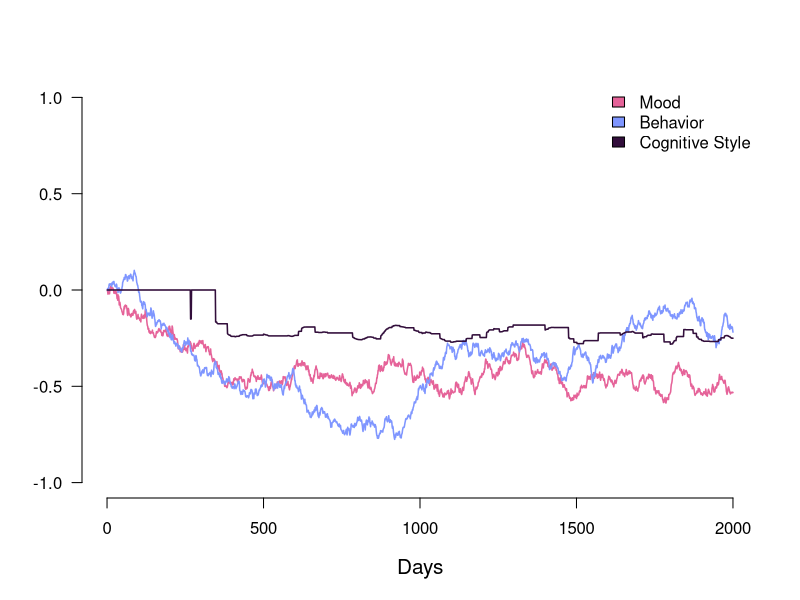

Write R code to recreate this figure. (Note: a time limit stopped this script after it produced the figure.)
# A Computational Model of Depression

# This code produces a computational model of depression. Section 1 sets up and
# builds the model step by step. First, the differential equations and initial
# and default values are defined. Then, the function that carries out the 
# simulation is defined. Finally, an example of how the model can be run and
# visualized is provided.

# Section 2 contains the code for running and visualizing the simulations that
# were reported. Simulation 1a simulates the system for one year (N=10,000)
# and checks the one-year prevalence rate. Simulation repeats simulation 1a
# 10 times, checking the prevalence rate for each simulated dataset. Simulation
# 2 simulates the system for two years (N=10,000) and checks the average length
# of a depressive episode. Simulation 3 picks a subset from Simulation 2 and 
# plots mood against environmental stimuli.


# SECTION 1=====================================================================


# Differential Equations--------------------------------------------------------

# Mood
dM_dt <- function(M,
                  B,
                  E,
                  k_B_M,
                  h_B_M,
                  r_M) {
  r_M * (1/(1 + exp(- k_B_M * (B + h_B_M + E))) - M) + rnorm(1, mean = 0, sd = 10)
}


# Behavioral Activity
dB_dt <- function(B,
                  M,
                  k_M_B,
                  h_M_B,
                  r_B) {
  r_B * (1/(1 + exp(- k_M_B * (M + h_M_B))) - B) + rnorm(1, mean = 0, sd = 10)
}


# Cognitive Style
dC_dt <- function(C,
                  weightedM,
                  cr_M_C,
                  r_M_C) {
  ifelse(weightedM >= cr_M_C,
         abs(r_M_C * weightedM),
         ifelse(weightedM <= -cr_M_C,
                -abs(r_M_C * weightedM), 0))
}


# Defaults----------------------------------------------------------------------

# Parameter defaults
pars_default <- list("B" = list("r_B" = 0.05, # intrinsic rate of B
                                "k_M_B" = 20, # threshold at which M leads to B
                                "h_M_B" = 0.4), # rate at which M leads to B
                     "M" = list("r_M" = 0.05, # intrinsic rate of M
                                "k_B_M" = 20, # threshold at which B leads to M
                                "h_B_M" = 0.4), # rate at which B leads to M
                     "C" = list("cr_M_C" = 0.3,
                                "r_M_C" = 0.5))


# Initial defaults
initial_default <- list("B" = 0,
                        "M" = 0,
                        "C" = 0,
                        "E" = 0)

# Simulation defaults
sim_default <- list("stepsize" = .001)




# Simulate----------------------------------------------------------------------
simDepression <- function(time, # integer vector 1:n, indicating the time interval, where 1 is one "day"
                          stepsize = NULL, # stepsize; <= 1
                          parameters = NULL, # specify parameter values for the model
                          initial = NULL, # specify initial values for state variables
                          pbar = TRUE) # progress bar
  {
  
  # Setup Step 0: Overwrite default with specified parameters/initial values
  
  ## Overwrite default parameters, if specified
  PS <- pars_default
  
  # Parameters specified?
  if (!is.null(parameters)) {
    
    names_list_def <- names(pars_default)
    names_list_spec <- names(parameters)
    n_spec <- length(names_list_spec)
    
    # Loop over specified upper level list entries
    for (i in 1:n_spec) {
      pars_spec_i <- parameters[[names_list_spec[i]]]
      n_pars_spec_i <- length(pars_spec_i)
      names_list_spec_j <- names(pars_spec_i)
      for(j in 1:n_pars_spec_i) {
        PS[[names_list_spec[i]]][[names_list_spec_j[j]]] <- parameters[[names_list_spec[i]]][[names_list_spec_j[j]]]
      }
    }
  }
  
  ## Overwrite default starting values, if specified
  INI <- initial_default
  
  # Initial values specified?
  if (!is.null(initial)) {
    
    names_list_ini_def <- names(initial_default)
    names_list_ini_def <- names(initial)
    n_spec_ini <- length(names_list_ini_def)
    
    for (i in 1:n_spec_ini) {
      INI[[names_list_ini_def[i]]] <- initial[[names_list_ini_def[i]]]
    }
    
  }
  
  ## Specify simulation parameters, if not previously specified
  if (is.null(stepsize)) {
    stepsize <- sim_default$stepsize
  }
  
  # Setup Step 1: Import time scale and default parameters
  
  range_time <- range(time) # range of time steps, 1:number of specified iterations
  
  
  # Setup Step 2: Specify components
  
  # Set initial values
  B <- INI$B # behavioral activity
  M <- INI$M # mood
  C <- INI$C # cognitive style
  E <- INI$E # environment
  
  
  # Setup Step 3: Specify additional parameters
  
  # Initial Cognitive Style parameters 
  PS$B$k_M_B <- 20 - 10 * 0.10^C
  PS$B$h_M_B <- 0.25^C
  
  # Create storage
  outmat <- matrix(NA, nrow = length(time), ncol = 4,
                   dimnames = list(NULL, c("B", "M", "C", "E")))
  
  # Save initial values
  outmat[1, ] <- c(B, M, C, E)
  weightedM <- 0
  
  # Track time with a time-tracker
  obs_tracker <- 2 # the first observation has already been taken, so next save 
  # point is the second one
  
  # Simulation Step 1: 'For Loop' that carries out simulation
  
  # Setup progress bar
  if (pbar == TRUE) {
    pb <- txtProgressBar(min = 1, max = length(time), initial = 1,
                         char = "-", style = 3)
  }
  
  # The For Loop
  for (obs_tracker in 2:length(time)) {
    
    # Simulation Step 1: Fast Model Situations
    
    # Update other variables based on past
    
    ## Create new values
    
    # Behavioral activity
    Bnew <- B + dB_dt(B = B,
                      M = M,
                      k_M_B = PS$B$k_M_B,
                      h_M_B = PS$B$h_M_B,
                      r_B = PS$B$r_B) * stepsize
    
    # Mood 
    Mnew <- M + dM_dt(M = M,
                      B = B,
                      E = E,
                      k_B_M = PS$M$k_B_M,
                      h_B_M = PS$M$h_B_M,
                      r_M = PS$M$r_M) * stepsize
    
    # Environment
    # The probability of E switching increases the longer it has stayed the same
    if (obs_tracker > 1) {
      prev_E <- outmat[obs_tracker - 1, "E"]
      current_chunk_length <- 0
      for (i in (obs_tracker - 1):1) {
        if (outmat[i, "E"] == prev_E) {
          current_chunk_length <- current_chunk_length + 1
        } else {
          break
        }
      }
      if (current_chunk_length >= 7) {
        switch_prob <- 0.1  # High probability of switching if current chunk is long
      } else {
        switch_prob <- 0.1 * (7 - current_chunk_length)  # Decrease probability as chunk gets longer
      }
      if (runif(1) < switch_prob) {
        Enew <- sample(c(-1, 0, 1), size = 1, prob = c(1/3, 1/3, 1/3), replace = TRUE)
      } else {
        Enew <- prev_E
      }
    } else {
      Enew <- E
    }
    
    
    # Overwrite current values
    B <- Bnew
    M <- Mnew
    E <- Enew
    
    # Update weightedM
    
    weights <- sort((1/(1:30))/sum(1/(1:30)), decreasing = FALSE) # create
    # weights for determining the relative importance of the past month's mood,
    # the weights follow y = 1/x
    
    if (i >= 30) {
      weightedM <- weighted.mean(x = outmat[(i-29):i, "M"],
                                 weights = weights)
    } else {
      weightedM <- 0
    }
    
    # Update cognitive style
    Cnew <- dC_dt(C = C,
                  weightedM = weightedM,
                  cr_M_C = PS$C$cr_M_C,
                  r_M_C = PS$C$r_M_C) # + C
    
    # Overrride cognitive style
    C <- Cnew
    
    # Update parameters determined by cognitive style
    PS$B$k_B_M <- 20 - 10 * 0.1^C
    PS$B$h_B_M <- 1.1^C
    
    
    # Save current values to the output matrix
    outmat[obs_tracker, ] <- c(B, M, C, E)
    
    # Update observation tracker
    obs_tracker <- obs_tracker + 1
    
    # Update progress bar
    if (pbar == TRUE) {
      setTxtProgressBar(pb, obs_tracker)
    }
    
  }
  
  # Simulation Step 2: Specify function's output
  
  outmat <- as.data.frame(outmat)
  
  outlist <- list("outmat" = outmat,
                  "input" = list("parameters" = PS,
                                 "initial" = INI))
  return(outlist)
  
}


# Run and visualize model: Example----------------------------------------------

out <- simDepression(time = 1:2000)

# Store results
results <- out$outmat
plot.new()
plot.window(xlim = c(0, length(results$M)), ylim = c(-1, 1))
axis(1); axis(2, las = 2)
mtext("Days", side = 1, line = 3, cex = 1.25)
lines(results$M, col = "#E56399", lwd = 1.5)
lines(results$B, col = "#7F96FF", lwd = 1.5)
lines(results$C, col = "#320E3B", lwd = 1.5)
legend("topright", legend = c("Mood", "Behavior", "Cognitive Style"), 
       bty = "n", cex = 1, fill = c("#E56399", "#7F96FF", "#320E3B"))

# ==============================================================================







# SECTION 2=====================================================================


# Simulation 1a-----------------------------------------------------------------

# Simulate the system for a year for N=10,000 (vary starting values for M, B, C)
# track who was above/below a certain threshold for two weeks or longer

# Modify the initial_default list with mean values
initial_default <- list("B" = list("mean" = 0, "sd" = 0.25),
                        "M" = list("mean" = 0, "sd" = 0.25),
                        "C" = list("mean" = 0, "sd" = 0.25), 
                        "E" = 0)

# Simulation function with modifications
simDepressionModified <- function(n, time, stepsize = NULL, 
                                  parameters = NULL, initial = NULL, 
                                  progbar = TRUE) {
  # Create a list to store the output matrices for each individual
  outputList <- vector("list", n)
  
  # Create a text progress bar
  if (progbar) {
    progb <- txtProgressBar(min = 0, max = n, style = 3)
  }
  
  # Loop over the number of individuals
  for (i in 1:n) {
    # Draw random initial values from normal distributions
    initialModified <- list("B" = rnorm(1, mean = initial$B$mean, 
                                        sd = initial$B$sd)[1],
                            "M" = rnorm(1, mean = initial$M$mean, 
                                        sd = initial$M$sd)[1],
                            "C" = rnorm(1, mean = initial$C$mean, 
                                        sd = initial$C$sd)[1],
                            "E" = initial$E)
    
    # Simulate depression dynamics for the current individual
    simulation <- simDepression(time = time, 
                                stepsize = stepsize, 
                                parameters = parameters, 
                                initial = initialModified, 
                                pbar = FALSE)
    
    # Store the output matrix for the current individual
    outputList[[i]] <- simulation$outmat
    
    # Update progress bar
    if (progbar == TRUE) {
      setTxtProgressBar(progb, i)
    }
    
  }
  
  return(outputList)
}

# Simulate 10000 individuals over one year
n1 <- 10000
time1 <- 1:365

# Define the initial values with mean and standard deviation
initial_modified <- list("B" = list("mean" = initial_default$B$mean, 
                                    "sd" = initial_default$B$sd),
                         "M" = list("mean" = initial_default$M$mean, 
                                    "sd" = initial_default$M$sd),
                         "C" = list("mean" = initial_default$C$mean, 
                                    "sd" = initial_default$C$sd),
                         "E" = initial_default$E)


# Simulate
output1 <- simDepressionModified(n = n1, time = time1, 
                                 initial = initial_modified)

# Set depression threshold
threshold_mood <- -0.5

# Calculate the proportion of individuals classified as depressed
depressedCount <- 0
for (i in 1:n1) {
  # Check if there is a consecutive period of 14 days or longer with mood below -0.75
  mood <- output1[[i]][, "M"] < threshold_mood
  depressedPeriods <- rle(mood)
  
  # Check if there is a period of 14 consecutive days or longer
  if (any(depressedPeriods$lengths[depressedPeriods$values] >= 14)) {
    depressedCount <- depressedCount + 1
  }
}
depressedCount / n1  # Proportion depressed in one year


# Prep for plotting
output_sub <- output1[sample(1:length(output1), size = 100, replace = FALSE)]

# Extract values from column "M" for each participant
column_M <- sapply(output_sub, function(mat) mat[, "M"])

# Create a new matrix with values from column "M"
mood_mat <- matrix(unlist(column_M), nrow = 365, 
                   ncol = 100)

# Create the depression matrix
depression_mat <- ifelse(mood_mat < -0.5, 1, 0)

# Only count episodes of 2 weeks or longer
depression_mat_dep <- depression_mat
# Iterate over each column (participant)
for (col in 1:ncol(depression_mat)) {
  # Initialize variables to track the start and end of the current episode
  episode_start <- 1
  episode_end <- 1
  
  # Iterate over each row (day)
  for (row in 2:nrow(depression_mat)) {
    # Check if the current day is part of the current episode
    if (depression_mat[row, col] == 1 && depression_mat[row - 1, col] == 1) {
      # Update the episode end
      episode_end <- row
    } else {
      # Check the length of the current episode
      episode_length <- episode_end - episode_start + 1
      
      # If the episode is shorter than 14 days, assign 0s
      if (episode_length < 14) {
        depression_mat_dep[episode_start:episode_end, col] <- 0
      }
      
      # Start a new episode
      episode_start <- row
      episode_end <- row
    }
  }
  
  # Check the length of the last episode in the column
  episode_length <- episode_end - episode_start + 1
  
  # If the last episode is shorter than 14 days, assign 0s
  if (episode_length < 14) {
    depression_mat_dep[episode_start:episode_end, col] <- 0
  }
}

# Transform
depression_mat_t <- t(depression_mat_dep)

# Plot
my_palette <- c("#FFFFFF", "#C38D94")
image(1:ncol(depression_mat_t), 1:nrow(depression_mat_t),
      t(depression_mat_t), col = my_palette,
      axes = FALSE, xlab = "", ylab = "")
tick_positions <- seq(1, ncol(depression_mat_t), length.out = 13)
image(1:ncol(depression_mat_t), 1:nrow(depression_mat_t),
      t(depression_mat_t), col = my_palette,
      axes = FALSE, xlab = "", ylab = "")
axis(1, at = tick_positions, labels = FALSE, tck = -0.02, lwd = 0.5)
axis(3, at = tick_positions, labels = FALSE, tck = 0, lwd = 0, line = -0.2)
text(seq(15, 345, length.out = 12), -12, cex = 0.8,
     1:12, xpd = TRUE, srt = 0, adj = 0.5)
mtext("One-Year Period", side = 1, line = 2.5)
title(main = "Prevalence of depressive episodes over a one-year period (N=100)",
      cex.main = 0.9)
legend(legend = c("In a depressive episode"), fill = "#C38D94",
       bty = "n", title = "", cex = 0.8, xpd = TRUE,
       x = 125, y = 125
)




# Simulation 1b-----------------------------------------------------------------

# Simulate the system for N=10,000 10 times to extract 10 prevalence rates

n_simulations <- 10
prevalence_rates <- numeric(n_simulations)
for (sim in 1:n_simulations) {
  
  n <- 10000
  time <- 1:365
  output <- simDepressionModified(n = n, time = time, initial = initial_modified)
  
  # Calculate the proportion of individuals classified as depressed
  depressedCount <- 0
  
  for (i in 1:n) {
    # Check if there is a consecutive period of 14 days or longer with mood below -0.75
    mood <- output[[i]][, "M"] < threshold_mood
    depressedPeriods <- rle(mood)
    
    # Check if there is a period of 14 consecutive days or longer
    if (any(depressedPeriods$lengths[depressedPeriods$values] >= 14)) {
      depressedCount <- depressedCount + 1
    }
  }
  # Calculate prevalence rate for the current simulation
  prevalence_rates[sim] <- depressedCount / n
}
prevalence_rates







# Simulation 2------------------------------------------------------------------

# Simulate the system for two years N=7000
# Check the average length of depressive episodes (episodes longer than 14 days)

# Sample size + time
n2 <- 10000 
time2 <- 1:730

# Simulate
output2 <- simDepressionModified(n = n2, time = time2, 
                                 initial = initial_modified) 

# Pick the people who had a depressive episode in the simulation
# Check the average length of their depressive episode(s)

# Create a subset of dataframes for individuals with depressive episodes
output_depressed <- lapply(output2, function(df) {
  # Find consecutive days where mood is below the threshold
  consecutive_days <- rle(df$M < threshold_mood)
  
  # Get the lengths of consecutive episodes where mood is below the threshold
  episode_lengths <- consecutive_days$lengths[consecutive_days$values]
  
  # Keep only the episodes that lasted 14 days or longer
  long_episodes <- episode_lengths[episode_lengths >= 14]
  
  # Return the dataframe if there is at least one long episode
  if (length(long_episodes) > 0) {
    return(df)
  }
  
  return(NULL)
})

# Calculate the average length of depressive episodes for each individual
average_lengths <- numeric(length(output_depressed))

for (i in seq_along(output_depressed)) {
  df <- output_depressed[[i]]
  
  # Find consecutive days where mood is below the threshold
  consecutive_days <- rle(df$M < threshold_mood)
  
  # Get the lengths of consecutive episodes where mood is below the threshold
  episode_lengths <- consecutive_days$lengths[consecutive_days$values]
  
  # Keep only the episodes that lasted 14 days or longer
  long_episodes <- episode_lengths[episode_lengths >= 14]
  
  # Calculate the average length of episodes
  if (length(long_episodes) == 1) {
    average_lengths[i] <- long_episodes
  } else if (length(long_episodes) > 1) {
    average_lengths[i] <- mean(long_episodes)
  }
}
# The average length of a depressive episode for each individual
average_lengths
# The average length of a depressive episode for each depressed individual
average_lengths[which(average_lengths > 0)]
mean(average_lengths[which(average_lengths > 0)]) # "grand" mean
median(average_lengths[which(average_lengths > 0)]) # "grand" median

# Histogram
p <- ggplot(data.frame(lengths = average_lengths[which(average_lengths > 0)])) +
  geom_histogram(aes(x = lengths), bins = 30, fill = "steelblue", color = "white") +
  xlim(14, 730) +
  geom_vline(xintercept = median(filtered_lengths), linetype = "dashed", 
             color = "#FF6961", ymin = 0, ymax = max(table(filtered_lengths))) +
  labs(title = "Histogram of Average Depressive Episode Length (N=841)",
       x = "Episode Length", y = "Count") +
  # theme_minimal() +
  theme(plot.title = element_text(size = 14, face = "bold", hjust = 0.5),
        axis.text = element_text(size = 12),
        axis.title = element_text(size = 12),
        panel.grid.major = element_blank(),
        panel.grid.minor = element_blank(),
        panel.border = element_blank(),
        axis.line = element_line(color = "black"),
        panel.background = element_blank())
p + coord_cartesian(ylim = c(0, 200),
                    expand = expansion(add = c(0, 0)))

# Prep for plotting
output_sub_2 <- output2[1:15]
depr_sub_2 <- rep(NA, length(output_sub_2))
for (i in 1:length(output_sub_2)) {
  # Check if there is a consecutive period of 14 days or longer with mood below -0.75
  mood <- output_sub_2[[i]][, "M"] < threshold_mood
  depressedPeriods <- rle(mood)
  
  # Check if there is a period of 14 consecutive days or longer
  if (any(depressedPeriods$lengths[depressedPeriods$values] >= 14)) {
    depr_sub_2[i] <- 1
    # depressedCount <- depressedCount + 1
  } else {
    depr_sub_2[i] <- 0
  }
}

# Create a df with mood values + ID + day
mood_df <- data.frame(mood = rep(NA, 730*15),
                      day = rep(1:730, 15),
                      ID = rep(1:15, each = 730))
mood_2 <- c()
for (i in 1:length(output_sub_2)) {
  mood_2 <- c(mood_2, output_sub_2[[i]][, "M"])
}
mood_df$mood <- mood_2
mood_df$depr <- rep(depr_sub_2, each = 730)

# Plot
ggplot(mood_df, aes(x = as.numeric(day), y = mood, group = ID)) +
  geom_line(aes(color = factor(depr))) +
  geom_hline(yintercept = threshold_mood, color = "darkred", linetype = "dashed") +
  scale_y_continuous(limits = c(-1, 1), expand = c(0, 0)) +
  scale_x_continuous(breaks = seq(0, 730, by = 100), expand = c(0, 0)) +
  labs(x = "Day", y = "Mood") +
  ggtitle("Mood fluctuations over a one-year period (N=15)") +
  theme_minimal() +
  theme(
    plot.title = element_text(size = 10, face = "bold", hjust = 0.5),
    panel.grid.major.x = element_blank(),
    panel.grid.major.y = element_blank(),
    panel.grid.minor = element_blank(),
    panel.border = element_blank(),
    axis.line.x = element_line(color = "black"),
    axis.line.y = element_line(color = "black"),
    axis.text = element_text(size = 10),
    axis.title = element_text(size = 12),
    axis.ticks = element_line(color = "black", size = 0.5),
    axis.ticks.length = unit(0.2, "cm"),
    axis.ticks.margin = unit(0.2, "cm")
  ) +
  scale_color_manual(values = c("lightgrey", "#424242")) +
  guides(color = FALSE)








# Simulation 3------------------------------------------------------------------

# Pick individuals from previous simulation and plot their mood against
# environment values

# Plot P15
# Determine colors
p15 <- output2[15][[1]]
p15$day <- 1:nrow(p15)
cols <- rep(NA, 730)
for (i in 1:730) {
  if (p15$E[i] == -1) {
    cols[i] <- "lightgrey"
  } else if (p15$E[i] == 0) {
    cols[i] <- "white" 
  } else {
    cols[i] <- "lightyellow"
  }
}
ggplot(p15, aes(x = day, y = M)) +
  geom_rect(mapping = aes(xmin = 0:729, xmax = 1:730,
                          ymin = rep(-1, 730), ymax = rep(1, 730),
                          fill = factor(E)), color = cols) +
  geom_line(color = "black") +
  geom_hline(yintercept = threshold_mood, color = "black", 
             linetype = "dashed") +
  scale_y_continuous(limits = c(-1, 1), expand = c(0, 0)) +
  scale_x_continuous(breaks = seq(0, 730, by = 100), expand = c(0, 0)) +
  scale_fill_manual(values = c("lightgrey", "white", "lightyellow"),
                    labels = c("Negative", 
                               "Neutral", 
                               "Positive")) +
  labs(x = "Day", y = "Mood", fill = "Environment") +
  ggtitle("Mood Fluctuations (N=1)") +
  theme_minimal() +
  theme(
    plot.title = element_text(size = 10, face = "bold", hjust = 0.5),
    panel.grid.major.x = element_blank(),
    panel.grid.major.y = element_blank(),
    panel.grid.minor = element_blank(),
    panel.border = element_blank(),
    axis.line.x = element_line(color = "black"),
    axis.line.y = element_line(color = "black"),
    axis.text = element_text(size = 10),
    axis.title = element_text(size = 12),
    axis.ticks = element_line(color = "black", size = 0.5),
    axis.ticks.length = unit(0.2, "cm"),
    axis.ticks.margin = unit(0.2, "cm")
  ) +
  guides(fill = guide_legend(override.aes = list(color = "black")))


# Plot p11
p11 <- output2[11][[1]]
p11$day <- 1:nrow(p11)
cols <- rep(NA, 730)
for (i in 1:730) {
  if (p11$E[i] == -1) {
    cols[i] <- "lightgrey"
  } else if (p11$E[i] == 0) {
    cols[i] <- "white" 
  } else {
    cols[i] <- "lightyellow"
  }
}
ggplot(p11, aes(x = day, y = M)) +
  geom_rect(mapping = aes(xmin = 0:729, xmax = 1:730,
                          ymin = rep(-1, 730), ymax = rep(1, 730),
                          fill = factor(E)), color = cols) +
  geom_line(color = "black") +
  geom_hline(yintercept = threshold_mood, color = "black", 
             linetype = "dashed") +
  scale_y_continuous(limits = c(-1, 1), expand = c(0, 0)) +
  scale_x_continuous(breaks = seq(0, 730, by = 100), expand = c(0, 0)) +
  scale_fill_manual(values = c("lightgrey", "white", "lightyellow"),
                    labels = c("Negative", 
                               "Neutral", 
                               "Positive")) +
  labs(x = "Day", y = "Mood", fill = "Environment") +
  ggtitle("Mood Fluctuations (N=1)") +
  theme_minimal() +
  theme(
    plot.title = element_text(size = 10, face = "bold", hjust = 0.5),
    panel.grid.major.x = element_blank(),
    panel.grid.major.y = element_blank(),
    panel.grid.minor = element_blank(),
    panel.border = element_blank(),
    axis.line.x = element_line(color = "black"),
    axis.line.y = element_line(color = "black"),
    axis.text = element_text(size = 10),
    axis.title = element_text(size = 12),
    axis.ticks = element_line(color = "black", size = 0.5),
    axis.ticks.length = unit(0.2, "cm"),
    axis.ticks.margin = unit(0.2, "cm")
  ) +
  guides(fill = guide_legend(override.aes = list(color = "black")))


# Plot p1
p1 <- output2[1][[1]]
p1$day <- 1:nrow(p1)
cols <- rep(NA, 730)
for (i in 1:730) {
  if (p1$E[i] == -1) {
    cols[i] <- "lightgrey"
  } else if (p1$E[i] == 0) {
    cols[i] <- "white" 
  } else {
    cols[i] <- "lightyellow"
  }
}
ggplot(p1, aes(x = day, y = M)) +
  geom_rect(mapping = aes(xmin = 0:729, xmax = 1:730,
                          ymin = rep(-1, 730), ymax = rep(1, 730),
                          fill = factor(E)), color = cols) +
  geom_line(color = "black") +
  geom_hline(yintercept = threshold_mood, color = "black", 
             linetype = "dashed") +
  scale_y_continuous(limits = c(-1, 1), expand = c(0, 0)) +
  scale_x_continuous(breaks = seq(0, 730, by = 100), expand = c(0, 0)) +
  scale_fill_manual(values = c("lightgrey", "white", "lightyellow"),
                    labels = c("Negative", 
                               "Neutral", 
                               "Positive")) +
  labs(x = "Day", y = "Mood", fill = "Environment") +
  ggtitle("Mood Fluctuations (N=1)") +
  theme_minimal() +
  theme(
    plot.title = element_text(size = 10, face = "bold", hjust = 0.5),
    panel.grid.major.x = element_blank(),
    panel.grid.major.y = element_blank(),
    panel.grid.minor = element_blank(),
    panel.border = element_blank(),
    axis.line.x = element_line(color = "black"),
    axis.line.y = element_line(color = "black"),
    axis.text = element_text(size = 10),
    axis.title = element_text(size = 12),
    axis.ticks = element_line(color = "black", size = 0.5),
    axis.ticks.length = unit(0.2, "cm"),
    axis.ticks.margin = unit(0.2, "cm")
  ) +
  guides(fill = guide_legend(override.aes = list(color = "black")))

# Plot p1
p1 <- output2[1][[1]]
p1$day <- 1:nrow(p1)
cols <- rep(NA, 730)
for (i in 1:730) {
  if (p1$E[i] == -1) {
    cols[i] <- "lightgrey"
  } else if (p1$E[i] == 0) {
    cols[i] <- "white" 
  } else {
    cols[i] <- "lightyellow"
  }
}
ggplot(p1, aes(x = day, y = M)) +
  geom_rect(mapping = aes(xmin = 0:729, xmax = 1:730,
                          ymin = rep(-1, 730), ymax = rep(1, 730),
                          fill = factor(E)), color = cols) +
  geom_line(color = "black") +
  geom_hline(yintercept = threshold_mood, color = "black", 
             linetype = "dashed") +
  scale_y_continuous(limits = c(-1, 1), expand = c(0, 0)) +
  scale_x_continuous(breaks = seq(0, 730, by = 100), expand = c(0, 0)) +
  scale_fill_manual(values = c("lightgrey", "white", "lightyellow"),
                    labels = c("Negative", 
                               "Neutral", 
                               "Positive")) +
  labs(x = "Day", y = "Mood", fill = "Environment") +
  ggtitle("Mood Fluctuations (N=1)") +
  theme_minimal() +
  theme(
    plot.title = element_text(size = 10, face = "bold", hjust = 0.5),
    panel.grid.major.x = element_blank(),
    panel.grid.major.y = element_blank(),
    panel.grid.minor = element_blank(),
    panel.border = element_blank(),
    axis.line.x = element_line(color = "black"),
    axis.line.y = element_line(color = "black"),
    axis.text = element_text(size = 10),
    axis.title = element_text(size = 12),
    axis.ticks = element_line(color = "black", size = 0.5),
    axis.ticks.length = unit(0.2, "cm"),
    axis.ticks.margin = unit(0.2, "cm")
  ) +
  guides(fill = guide_legend(override.aes = list(color = "black")))



# Plot p1
p1 <- output2[1][[1]]
p1$day <- 1:nrow(p1)
cols <- rep(NA, 730)
for (i in 1:730) {
  if (p1$E[i] == -1) {
    cols[i] <- "lightgrey"
  } else if (p1$E[i] == 0) {
    cols[i] <- "white" 
  } else {
    cols[i] <- "lightyellow"
  }
}
ggplot(p1, aes(x = day, y = M)) +
  geom_rect(mapping = aes(xmin = 0:729, xmax = 1:730,
                          ymin = rep(-1, 730), ymax = rep(1, 730),
                          fill = factor(E)), color = cols) +
  geom_line(color = "black") +
  geom_hline(yintercept = threshold_mood, color = "black", 
             linetype = "dashed") +
  scale_y_continuous(limits = c(-1, 1), expand = c(0, 0)) +
  scale_x_continuous(breaks = seq(0, 730, by = 100), expand = c(0, 0)) +
  scale_fill_manual(values = c("lightgrey", "white", "lightyellow"),
                    labels = c("Negative", 
                               "Neutral", 
                               "Positive")) +
  labs(x = "Day", y = "Mood", fill = "Environment") +
  ggtitle("Mood Fluctuations (N=1)") +
  theme_minimal() +
  theme(
    plot.title = element_text(size = 10, face = "bold", hjust = 0.5),
    panel.grid.major.x = element_blank(),
    panel.grid.major.y = element_blank(),
    panel.grid.minor = element_blank(),
    panel.border = element_blank(),
    axis.line.x = element_line(color = "black"),
    axis.line.y = element_line(color = "black"),
    axis.text = element_text(size = 10),
    axis.title = element_text(size = 12),
    axis.ticks = element_line(color = "black", size = 0.5),
    axis.ticks.length = unit(0.2, "cm"),
    axis.ticks.margin = unit(0.2, "cm")
  ) +
  guides(fill = guide_legend(override.aes = list(color = "black")))



# Plot p4
p4 <- output2[4][[1]]
p4$day <- 1:nrow(p4)
cols <- rep(NA, 730)
for (i in 1:730) {
  if (p4$E[i] == -1) {
    cols[i] <- "lightgrey"
  } else if (p4$E[i] == 0) {
    cols[i] <- "white" 
  } else {
    cols[i] <- "lightyellow"
  }
}
ggplot(p4, aes(x = day, y = M)) +
  geom_rect(mapping = aes(xmin = 0:729, xmax = 1:730,
                          ymin = rep(-1, 730), ymax = rep(1, 730),
                          fill = factor(E)), color = cols) +
  geom_line(color = "black") +
  geom_hline(yintercept = threshold_mood, color = "black", 
             linetype = "dashed") +
  scale_y_continuous(limits = c(-1, 1), expand = c(0, 0)) +
  scale_x_continuous(breaks = seq(0, 730, by = 100), expand = c(0, 0)) +
  scale_fill_manual(values = c("lightgrey", "white", "lightyellow"),
                    labels = c("Negative", 
                               "Neutral", 
                               "Positive")) +
  labs(x = "Day", y = "Mood", fill = "Environment") +
  ggtitle("Mood Fluctuations (N=1)") +
  theme_minimal() +
  theme(
    plot.title = element_text(size = 10, face = "bold", hjust = 0.5),
    panel.grid.major.x = element_blank(),
    panel.grid.major.y = element_blank(),
    panel.grid.minor = element_blank(),
    panel.border = element_blank(),
    axis.line.x = element_line(color = "black"),
    axis.line.y = element_line(color = "black"),
    axis.text = element_text(size = 10),
    axis.title = element_text(size = 12),
    axis.ticks = element_line(color = "black", size = 0.5),
    axis.ticks.length = unit(0.2, "cm"),
    axis.ticks.margin = unit(0.2, "cm")
  ) +
  guides(fill = guide_legend(override.aes = list(color = "black")))
